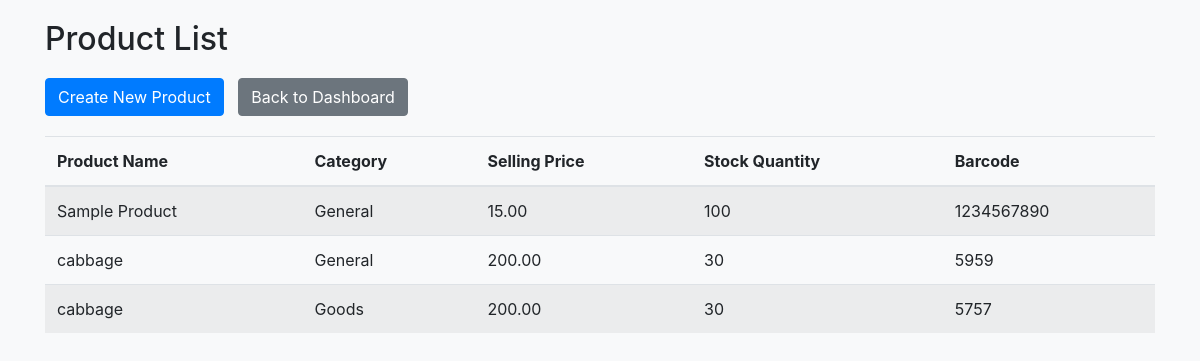
Screenshot of /products/ with the database file from the repository.
### product/models.py (models this page shows)
class Product(models.Model):
    name = models.CharField(max_length=255)
    category = models.ForeignKey(Category, on_delete=models.CASCADE)
    subcategory = models.ForeignKey(SubCategory, on_delete=models.CASCADE, null=True, blank=True)
    buying_price = models.DecimalField(max_digits=10, decimal_places=2)
    selling_price = models.DecimalField(max_digits=10, decimal_places=2)
    stock_quantity = models.PositiveIntegerField()
    barcode = models.CharField(max_length=255, unique=True)
    description = models.TextField(blank=True, null=True)
    unit = models.CharField(max_length=50)
    active = models.BooleanField(default=True)
    is_service = models.BooleanField(default=False)

class Category(models.Model):
    name = models.CharField(max_length=255)

### product/views.py (the view)
# urls.py: path('', views.product_list, name='product-list'),
def product_list(request):
    products = Product.objects.all()  # Get all products
    return render(request, 'product_list.html', {'products': products})

### product/templates/product_list.html (shortened to what this page needs)
<!DOCTYPE html>
<html lang="en">
<head>
    <link rel="stylesheet" href="https://stackpath.bootstrapcdn.com/bootstrap/4.5.2/css/bootstrap.min.css">
</head>
<body>
    <div class="container">
        <h2 class="header-title">Product List</h2>
        <a href="{% url 'product-create' %}" class="btn btn-primary">Create New Product</a>
        <a href="{% url 'dashboard' %}" class="btn btn-secondary">Back to Dashboard</a>
        <table class="table table-striped">
            <thead>
                <tr>
                    <th>Product Name</th>
                    <th>Category</th>
                    <th>Selling Price</th>
                    <th>Stock Quantity</th>
                    <th>Barcode</th>
                </tr>
            </thead>
            <tbody>
                {% for product in products %}
                    <tr>
                        <td>{{ product.name }}</td>
                        <td>{{ product.category.name }}</td>
                        <td>{{ product.selling_price }}</td>
                        <td>{{ product.stock_quantity }}</td>
                        <td>{{ product.barcode }}</td>
                    </tr>
                {% empty %}
                    <tr>
                        <td colspan="5">No products found.</td>
                    </tr>
                {% endfor %}
            </tbody>
        </table>
    </div>
</body>
</html>

### product/templates/product_list.html (style rules this page uses)
body { background-color: #f8f9fa; padding: 20px; }
.table { margin-top: 20px; }
.header-title { margin-bottom: 20px; }
.btn { margin-right: 10px; }

### rows the page displays
Product: name "Sample Product", category.name "General", selling_price "15.00", stock_quantity "100", barcode "1234567890"
Product: name "cabbage", category.name "General", selling_price "200.00", stock_quantity "30", barcode "5959"
Product: name "cabbage", category.name "Goods", selling_price "200.00", stock_quantity "30", barcode "5757"
